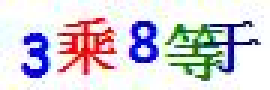
#> input picture Images/origin_img/101.png, 90 x 30 px (shown 3 times larger); its folder holds only this picture in this run
$ python -i process_img.py   (imports and definitions only)
#> lines starting #> are read from the running program, lines starting #| are printed output that depends on the picture
#> further down, picture is the input picture: PIL image 90x30 RGB; mean R, G, B 213.7, 209.3, 217.1
# -*- coding:utf-8 -*-

"""
These methods in this script are suitable for the preprocessing of most captcha
images.

Methods
-------
download_image : Download img by url
twoValueImage : Process the image into a binary image, the color of the
    pixel is represented by 0 or 255. Its return is image too.
two_Value : 将二值图转换为对应的二值数组、字典、列表，默认是dict
clear_frame : 清除边框, 使得边缘没有噪点
clear_dots : 清除噪点
clear_noise : 利用自定义矩形框来清除大块的噪点
clear_lines : 清除干扰线 （可优化）
format_size : 重定义图片大小
cut_mean : 平均等分切割（最基础的正常切割）
cut_around : 环切
distance : 计算两个向量（数据点或样本）的欧式距离
loadTrainSet : 读取训练集.
write_csv : 将list写入csv

@author：H2OSIR
"""


import csv
import sys
import numpy as np
import pandas as pd
from os import listdir
from PIL import Image
from requests.sessions import Session


# 下载图片
# [89 lines left out: functions download_image, twoValueImage, two_Value, not called in this run]

# 清除边框
def clear_frame(image, n=1, background='white'):
    """清除边缘噪点，

    :param image:
    :param n: 多少个像素点的边框
    :param background: 默认白色背景
    :return:
    """

    image = image.convert('L')  # black is 0, white is 255
    if background != 'white':
        back_value = 0
    else:
        back_value = 255
    for y in range(0, image.size[1]):
        for x in range(0, image.size[0]):
            if x < n or x >= image.size[0] - n:
                image.putpixel((x, y), back_value)
                continue
            if y < n or y >= image.size[1] - n:
                image.putpixel((x, y), back_value)
                continue

    return image

# 清除噪点
def clear_dots(image, dots=1, N=1):
    """清除噪点  clear noise dots

    :param dots: number for near dots
    :param N: clear times
    :return: image
    """
#> called with dots = 1, N = 1

    image = image.convert('L')  # black is 0, white is 255
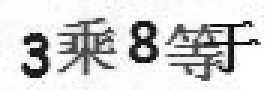
#> image: PIL image 90x30 L (shown 3 times larger); min 4, max 255, mean 211.6

    image = clear_frame(image)

    for i in range(0, N):
        for y in range(1, image.size[1] - 1):
            for x in range(1, image.size[0] - 1):
                nearDots = 0
                d = image.getpixel((x, y))  # 中心点的灰度值
                if d == image.getpixel((x - 1, y - 1)):
                    nearDots += 1
                if d == image.getpixel((x, y - 1)):
                    nearDots += 1
                if d == image.getpixel((x + 1, y - 1)):
                    nearDots += 1
                if d == image.getpixel((x - 1, y)):
                    nearDots += 1
                if d == image.getpixel((x + 1, y)):
                    nearDots += 1
                if d == image.getpixel((x - 1, y + 1)):
                    nearDots += 1
                if d == image.getpixel((x, y + 1)):
                    nearDots += 1
                if d == image.getpixel((x + 1, y + 1)):
                    nearDots += 1

                if nearDots < dots:
                    image.putpixel((x, y), 255)
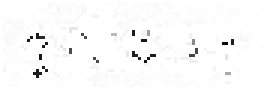
#> image: PIL image 90x30 L (shown 3 times larger); min 8, max 255, mean 250

    return image

# 利用自定义矩形框来清除大块的噪点
# [255 lines left out: functions clear_noise, clear_lines, format_size, cut_around, cut_mean, distance and 4 more, not called in this run]

>>> from PIL import Image
>>> picture = Image.open('../Images/origin_img/101.png')
>>> result = clear_dots(picture)

$ run again, on Images/origin_img/102.png
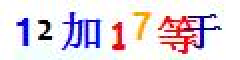
#> input picture Images/origin_img/102.png, 120 x 30 px (shown 2 times larger)
#> picture is the input picture: PIL image 120x30 RGB; mean R, G, B 228, 218.5, 226.6
#> in clear_dots, `image = image.convert('L')`:
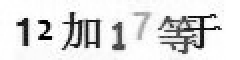
#> image: PIL image 120x30 L (shown 2 times larger); min 0, max 255, mean 222.3
#> after the loop in clear_dots, `for i in range(0, N):`:
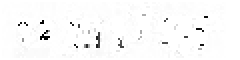
#> image: PIL image 120x30 L (shown 2 times larger); min 0, max 255, mean 249.7

$ run again, on Images/origin_img/105.png
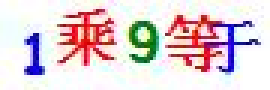
#> input picture Images/origin_img/105.png, 90 x 30 px (shown 3 times larger)
#> picture is the input picture: PIL image 90x30 RGB; mean R, G, B 226.4, 210.3, 214.4
#> in clear_dots, `image = image.convert('L')`:
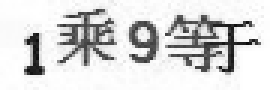
#> image: PIL image 90x30 L (shown 3 times larger); min 12, max 255, mean 215.6
#> after the loop in clear_dots, `for i in range(0, N):`:
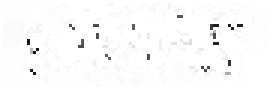
#> image: PIL image 90x30 L (shown 3 times larger); min 22, max 255, mean 250.5

$ run again, on Images/origin_img/107.png
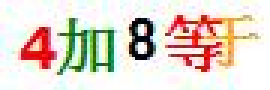
#> input picture Images/origin_img/107.png, 90 x 30 px (shown 3 times larger)
#> picture is the input picture: PIL image 90x30 RGB; mean R, G, B 226.1, 215.6, 205
#> in clear_dots, `image = image.convert('L')`:
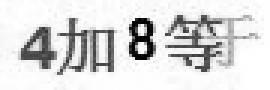
#> image: PIL image 90x30 L (shown 3 times larger); min 0, max 255, mean 217.5
#> after the loop in clear_dots, `for i in range(0, N):`:
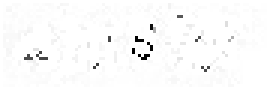
#> image: PIL image 90x30 L (shown 3 times larger); min 0, max 255, mean 250.5
